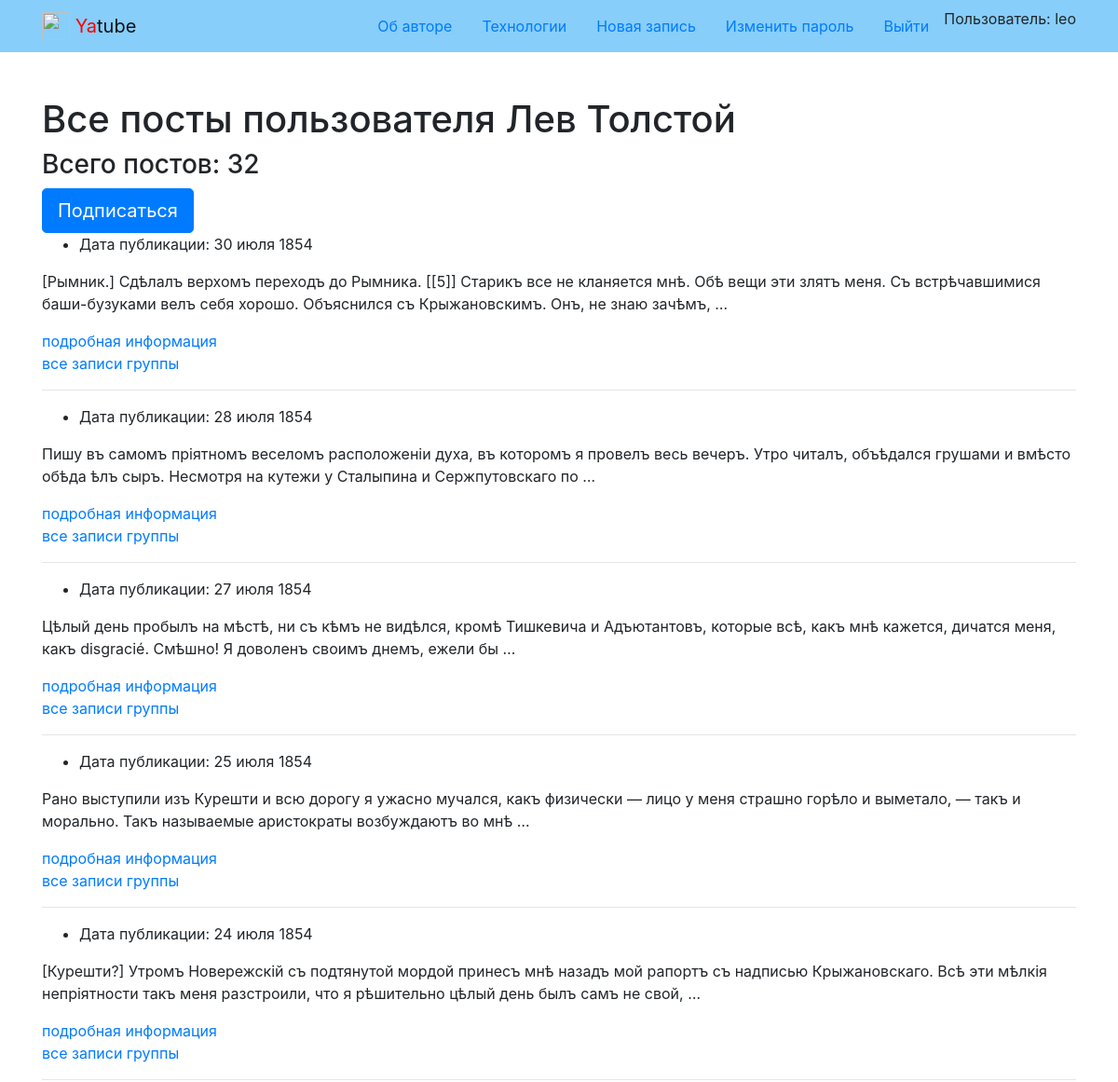
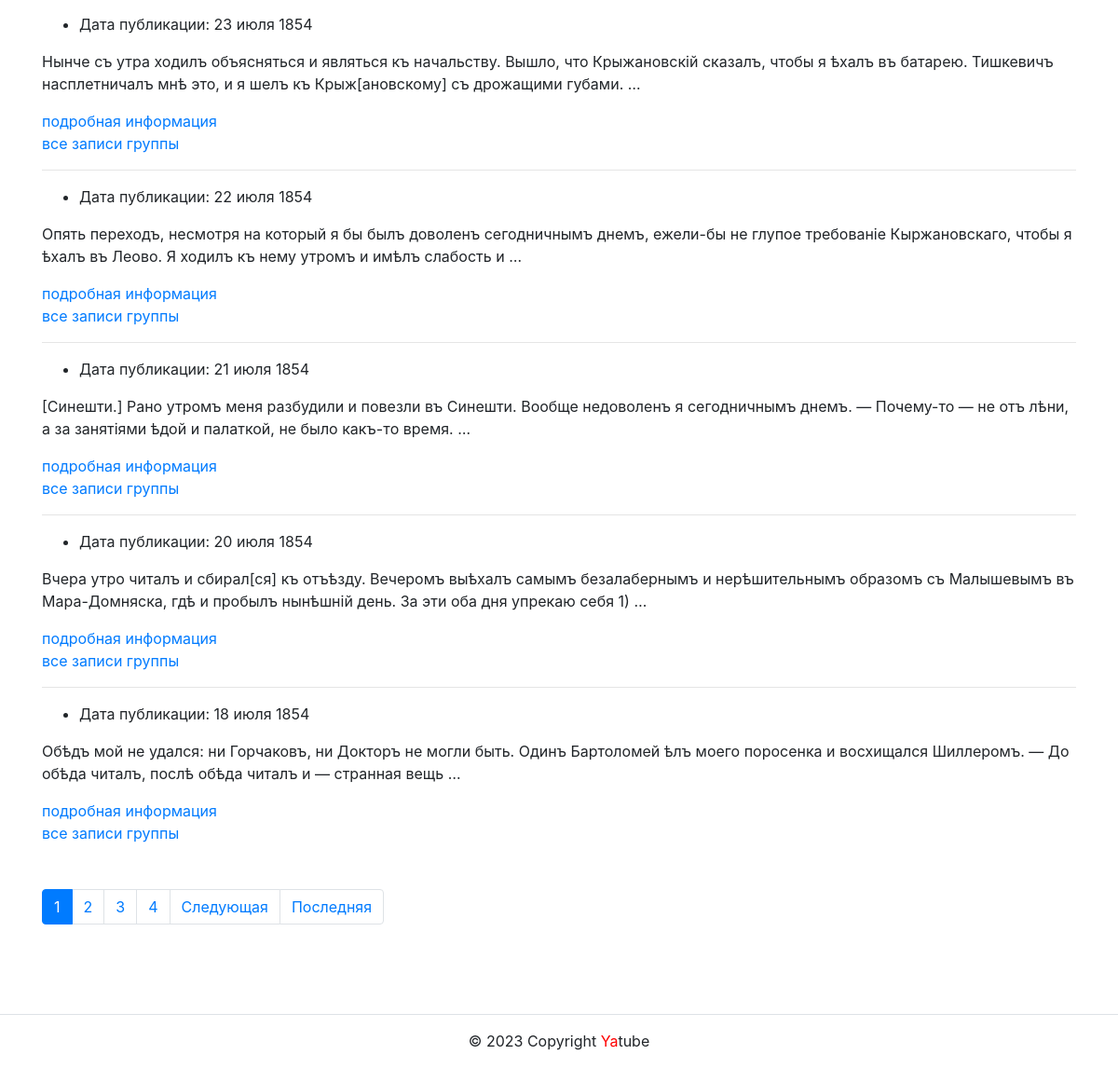
/profile/leo/ (signed in), run on the app's committed database (2 pictures, top to bottom).
### posts/models.py (models this page shows, shortened)
class Post(models.Model):
    text = models.TextField(
        verbose_name='Текст поста',
        help_text='Введите текст поста'
    )
    pub_date = models.DateTimeField(
        auto_now_add=True,
        verbose_name='Дата публикации'
    )
    author = models.ForeignKey(
        User,
        on_delete=models.CASCADE,
        related_name='posts',
        verbose_name='Автор'
    )
    group = models.ForeignKey(
        Group,
        blank=True,
        null=True,
        on_delete=models.SET_NULL,
        related_name='posts',
        verbose_name='Группа',
        help_text='Группа, к которой будет относится пост'
    )
    image = models.ImageField(
        'Картинка',
        upload_to='posts/',
        blank=True
    )
    class Meta:
        ordering = ['-pub_date']
        verbose_name = 'Сообщения'
        verbose_name_plural = 'Сообщения'

### posts/views.py (the view)
# urls.py: path('profile/<str:username>/', views.profile, name='profile'),
def profile(request, username):
    is_profile = True
    author = get_object_or_404(User, username=username)
    user = request.user
    post_list = Post.objects.filter(author=author).select_related(
        'group',
        'author',
    )
    count = post_list.count()
    page_obj = paginator(request, post_list)
    following = (
        author.following.filter(user_id=user.id)
    ).exists()
    context = {
        'page_obj': page_obj,
        'author': author,
        'count': count,
        'is_profile': is_profile,
        'following': following,
    }
    return render(request, 'posts/profile.html', context)

### core/context_processors/year.py (called while the page is built)
def year(request):
    tz = pytz.timezone('Europe/Moscow')
    dt = datetime.now(tz)
    year = dt.year
    return {
        'year': year
    }

### posts/views.py (called while the page is built)
def paginator(request, posts):
    paginator = Paginator(posts, SELECT_LIMIT)
    page_number = request.GET.get('page')
    page_obj = paginator.get_page(page_number)
    return page_obj

### templates/posts/profile.html (shortened to what this page needs)
{% extends 'base.html'%}
{% block content %}
  <div class="container py-5">
    <h1>Все посты пользователя {{ author.get_full_name }} </h1>
    <h3>Всего постов: {{ count }} </h3>
    {% if following %}
      <a
        class="btn btn-lg btn-light"
        href="{% url 'posts:profile_unfollow' author.username %}" role="button"
      >
        Отписаться
      </a>
    {% else %}
      <a
        class="btn btn-lg btn-primary"
        href="{% url 'posts:profile_follow' author.username %}" role="button"
      >
        Подписаться
      </a>
    {% endif %}
    <article>
      {% for post in page_obj %}
        {% include 'includes/post.html' %}
        {% if post.group %}
          <a href="{% url 'posts:group_list' post.group.slug %}">все записи группы</a>
        {% endif %}
        {% if not forloop.last %}<hr>{% endif %}
      {% endfor %}
    </article>
    {% include 'posts/includes/paginator.html' %}
  </div>
{% endblock %}

### templates/includes/header.html (shortened to what this page needs)
{% load static %}
<nav class="navbar navbar-light" style="background-color: lightskyblue">
  <div class="container">
    <a class="navbar-brand" href="{% url 'posts:index' %}">
      <img src="{% static 'img/logo.png' %}" width="30" height="30" class="d-inline-block align-top" alt="">
      <span style="color:red">Ya</span>tube
    </a>
    {% with request.resolver_match.view_name as view_name %}
    <ul class="nav nav-pills">
      <li class="nav-item">
        <a class="nav-link {% if view_name  == 'about:author' %}active{% endif %}" href="{% url 'about:author' %}">Об авторе</a>
      </li>
      <li class="nav-item">
        <a class="nav-link {% if view_name  == 'about:tech' %}active{% endif %}" href="{% url 'about:tech' %}">Технологии</a>
      </li>
      {% if request.user.is_authenticated %}
      <li class="nav-item">
        <a class="nav-link {% if view_name  == 'posts:post_create' %}active{% endif %}" href="{% url 'posts:post_create' %}">Новая запись</a>
      </li>
      <li class="nav-item">
        <a class="nav-link link-light {% if view_name  == 'users:password_change' %}active{% endif %}" href="{% url 'users:password_change' %}">Изменить пароль</a>
      </li>
      <li class="nav-item">
        <a class="nav-link link-light {% if view_name  == 'users:logout' %}active{% endif %}" href="{% url 'users:logout' %}">Выйти</a>
      </li>
      <li>
        Пользователь: {{ user.username }}
      </li>
      {% endif %}
    </ul>
    {% endwith %}
  </div>
</nav>

### templates/includes/post.html (shortened to what this page needs)
{% load thumbnail %}
<ul>
    <li>
      Дата публикации: {{ post.pub_date|date:"d E Y" }}
    </li>
</ul>
<p>{{ post.text|truncatewords:30 }}</p>
<a href="{% url 'posts:post_detail' post.id %}">подробная информация</a><br>

### data on the page
Post: pub_date "30 июля 1854", text "[Рымник.] Сдѣлалъ верхомъ переходъ до Рымника. [[5]] Старикъ все не кланяется мнѣ. Обѣ вещи эти злятъ меня. Съ встрѣчавшимися баши-бузуками велъ себя хорошо. Объяснился съ Крыжановскимъ. Онъ, не знаю зачѣмъ, …", shows "все записи группы"
Post: pub_date "28 июля 1854", text "Пишу въ самомъ пріятномъ веселомъ расположеніи духа, въ которомъ я провелъ весь вечеръ. Утро читалъ, объѣдался грушами и вмѣсто обѣда ѣлъ сыръ. Несмотря на кутежи у Сталыпина и Сержпутовскаго по …", shows "все записи группы"
Post: pub_date "27 июля 1854", text "Цѣлый день пробылъ на мѣстѣ, ни съ кѣмъ не видѣлся, кромѣ Тишкевича и Адъютантовъ, которые всѣ, какъ мнѣ кажется, дичатся меня, какъ disgracié. Смѣшно! Я доволенъ своимъ днемъ, ежели бы …", shows "все записи группы"
Post: pub_date "25 июля 1854", text "Рано выступили изъ Курешти и всю дорогу я ужасно мучался, какъ физически — лицо у меня страшно горѣло и выметало, — такъ и морально. Такъ называемые аристократы возбуждаютъ во мнѣ …", shows "все записи группы"
Post: pub_date "24 июля 1854", text "[Курешти?] Утромъ Новережскій съ подтянутой мордой принесъ мнѣ назадъ мой рапортъ съ надписью Крыжановскаго. Всѣ эти мѣлкія непріятности такъ меня разстроили, что я рѣшительно цѣлый день былъ самъ не свой, …", shows "все записи группы"
Post: pub_date "23 июля 1854", text "Нынче съ утра ходилъ объясняться и являться къ начальству. Вышло, что Крыжановскій сказалъ, чтобы я ѣхалъ въ батарею. Тишкевичъ насплетничалъ мнѣ это, и я шелъ къ Крыж[ановскому] съ дрожащими губами. …", shows "все записи группы"
Post: pub_date "22 июля 1854", text "Опять переходъ, несмотря на который я бы былъ доволенъ сегодничнымъ днемъ, ежели-бы не глупое требованіе Кыржановскаго, чтобы я ѣхалъ въ Леово. Я ходилъ къ нему утромъ и имѣлъ слабость и …", shows "все записи группы"
Post: pub_date "21 июля 1854", text "[Синешти.] Рано утромъ меня разбудили и повезли въ Синешти. Вообще недоволенъ я сегодничнымъ днемъ. — Почему-то — не отъ лѣни, а за занятіями ѣдой и палаткой, не было какъ-тο время. …", shows "все записи группы"
Post: pub_date "20 июля 1854", text "Вчера утро читалъ и сбирал[ся] къ отъѣзду. Вечеромъ выѣхалъ самымъ безалабернымъ и нерѣшительнымъ образомъ съ Малышевымъ въ Мара-Домняска, гдѣ и пробылъ нынѣшній день. За эти оба дня упрекаю себя 1) …", shows "все записи группы"
Post: pub_date "18 июля 1854", text "Обѣдъ мой не удался: ни Горчаковъ, ни Докторъ не могли быть. Одинъ Бартоломей ѣлъ моего поросенка и восхищался Шиллеромъ. — До обѣда читалъ, послѣ обѣда читалъ и — странная вещь …", shows "все записи группы"

### other printed values
{{ user.username }} "leo"
{{ author.get_full_name }} "Лев Толстой"
{{ count }} "32"
{{ i }} "1"
{{ i }} "2" "3" "4"
